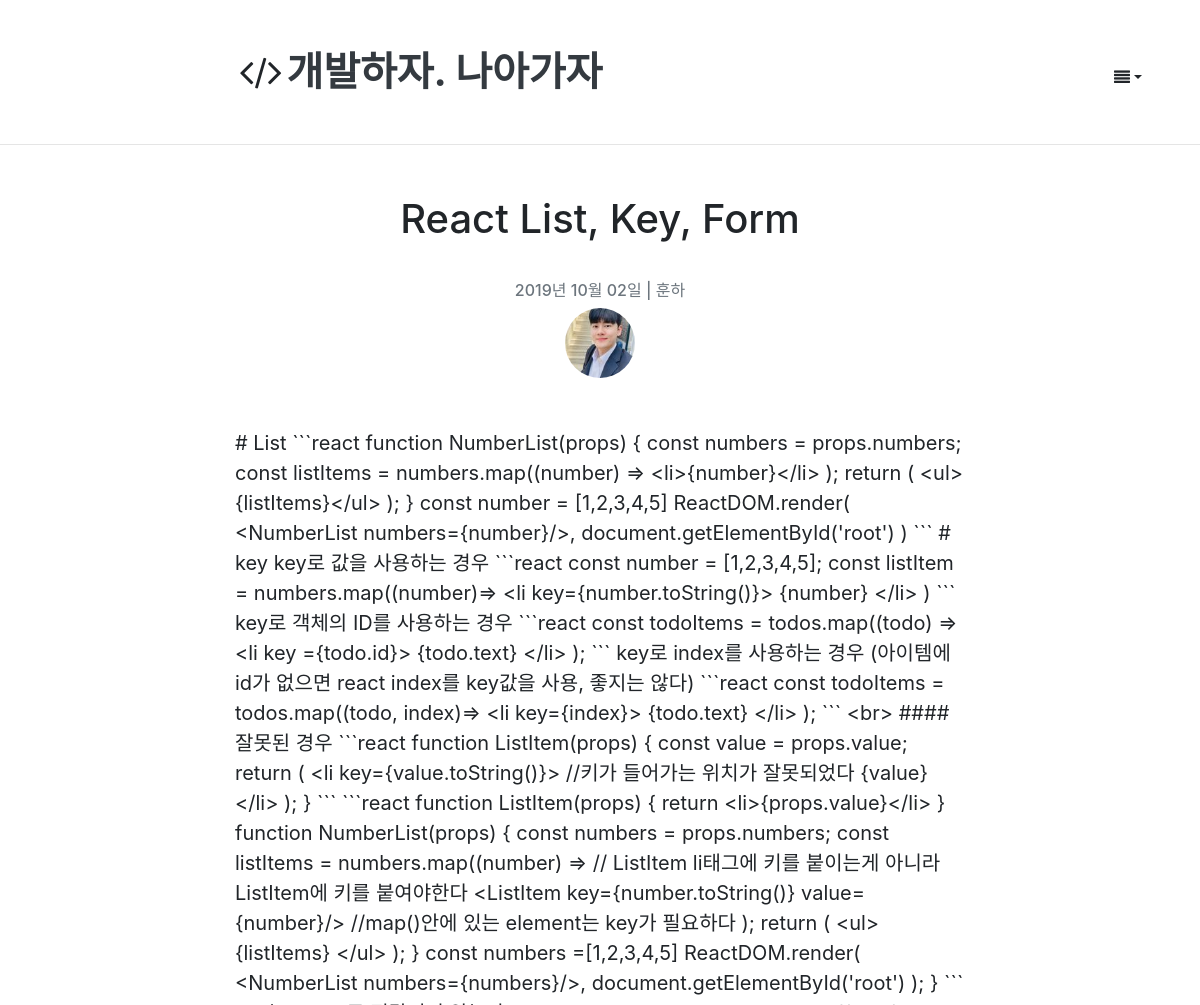
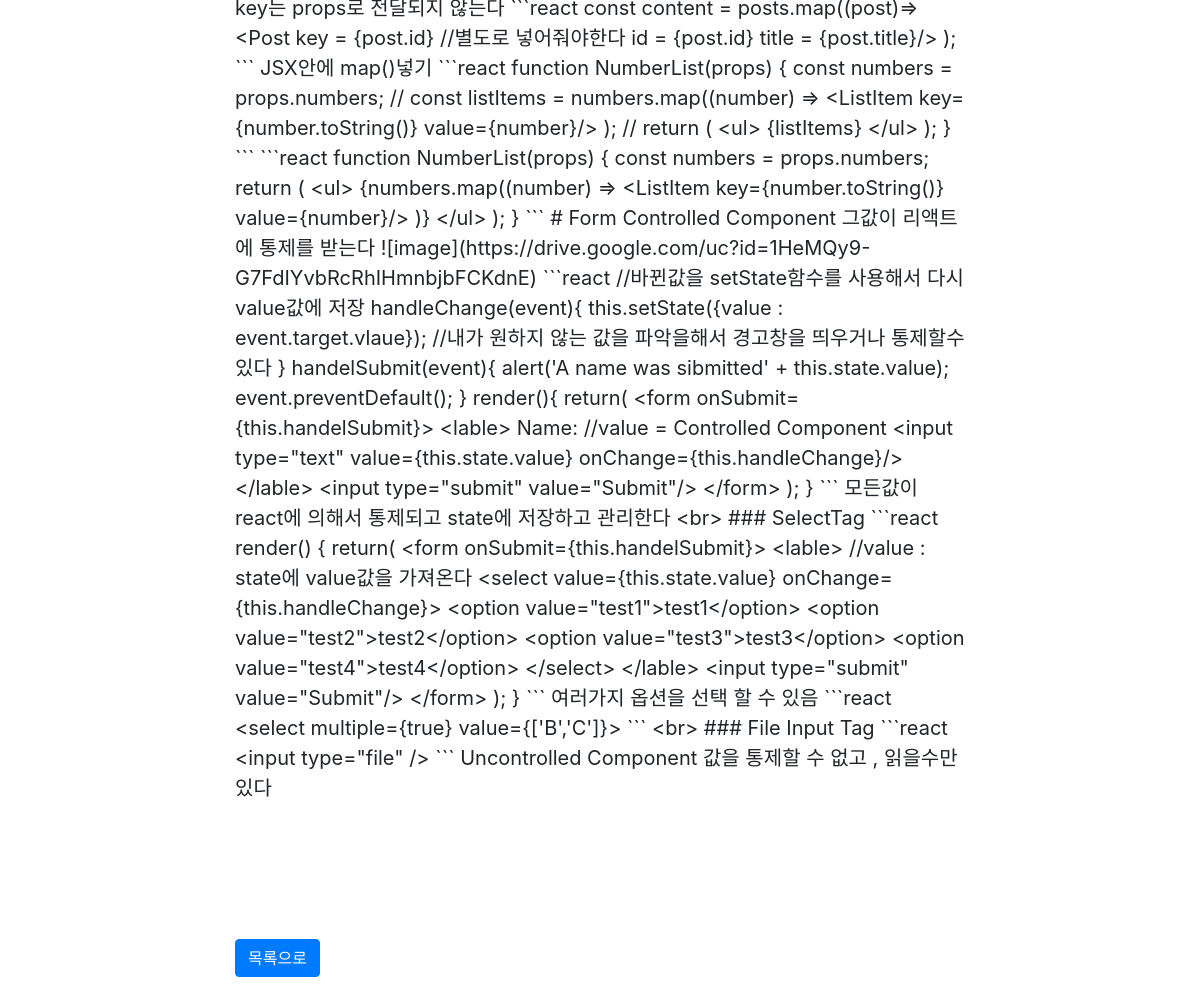
Page /55/ on the committed database (2 pictures, top to bottom).
### blog/models.py (models this page shows, shortened)
class Post(models.Model):
    author = models.ForeignKey(Account , on_delete=models.CASCADE)
    title = models.CharField(max_length=100, verbose_name = 'Title' , help_text = 'Please enter a posting title')
    text = models.TextField(verbose_name='Contents')
    photo = ProcessedImageField(blank=True, upload_to = 'blog/post/%Y' ,processors = [Thumbnail(300,300)],format='JPEG' ,options={'quality': 60})
    created_date= models.DateTimeField(default =timezone.now)
    published_date = models.DateTimeField(blank=True , null=True)
    tags = models.CharField(max_length=100, blank=True)
    class Meta:
        ordering = ['-id']

### account/models.py (models this page shows, shortened)
class Account(AbstractBaseUser, PermissionsMixin):
    email = models.EmailField(
        verbose_name=('email address'),
        max_length=255,
        unique=True,
    )
    username = models.CharField(('username'), max_length=30,
                                help_text=('Requierd. 30 characters or fewer. Letters, digits'
                                           ' and ./+/-/_ only'),
                                validators=[  # 정규식을 통한 특수문자 제외
                                    validators.RegexValidator(r'^[\w.+-]+$', ('Enter a valid username.'), 'invalid')
                                ])
    is_staff = models.BooleanField(('staff status'), default=False,
                                   help_text='Designates whether the user can log into this admin site')
    is_active = models.BooleanField(('active'), default=True,
                                    help_text='Designates whether this user should be treated as '
                                              'active. Unselect this instead of deleting accounts.')
    date_joined = models.DateTimeField(('date joined'), default=timezone.now)
    thumbnail = ProcessedImageField(blank=True, upload_to="profile" , null=True, processors=[ResizeToFill(100,100)],
                                    format='JPEG', options={'quality': 80})
    created_at = models.DateTimeField(auto_now_add=True)
    updated_at = models.DateTimeField(auto_now=True)
    object = AccountManager()
    USERNAME_FIELD = 'email'
    REQUIRED_FIELDS = ['username']
    class Meta:
        verbose_name = ('user')
        verbose_name_plural = ('users')
        swappable = 'AUTH_USER_MODEL'

### blog/views.py (the view)
# urls.py: path('<int:pk>/',views.post_detail, name='post_detail'),
def post_detail(request, pk):
    post = Post.objects.select_related('author').get(pk=pk)
    return render(request, 'blog/post_detail.html', {'post': post})

### blog/templates/blog/post_detail.html (shortened to what this page needs)
{% extends "blog/layout.html" %}
{% block content %}
    <div class="container">
        <div class="row">
            <div class="col-md-2"></div>
            <div class="col-md-8">
                <div class="post">
                    <div class="post-header" style="padding-bottom: 50px;">
                        <h1 style="text-align: center; padding-bottom: 30px;">{{ post.title }}</h1>
                        <div class="post-meta" style="text-align: center">
                            <h6 class="text-muted">  {{ post.published_date |date:"Y년 M d일" }}
                                | {{ post.author.username }}</h6>
                            <img src="{{ post.author.thumbnail.url }}" alt="" style=" width: 70px; border-radius: 50%">
                        </div>
                    </div>
                    <div class="content-markdown" id="editSection">
                        <div class="content" style="font-size:20px;">{{ post.text }}</div>
                    </div>
                        {% load disqus_tags %}
                    <br>
                    <a href="{% url 'post_list' %}" class="btn btn-primary">목록으로</a>
                    <br>
                </div>
            </div>
        </div>
    </div>
{% endblock %}

### templates/layout.html (style rules this page uses)
html { position: relative; min-height: 100%; }
body { margin-bottom: 60px; min-height: 100%; }

### rows in the picture
Post: title "React List, Key, Form", published_date "2019년 10월 02일", author.username "훈하", author.thumbnail (picture), text "# List ```react function NumberList(props) { const numbers = props.numbers; const listItems = numbers.map((number) => <li>{number}</li> ); return ( <ul>{listItems}</ul> ); } const number = [1,2,3,4,5] ReactDOM.render( <NumberList numbers={number}/>, document.getElementById('root') ) ``` # key key로 값을 사용하는 경우 ```react const number = [1,2,3,4,5]; const listItem = numbers.map((number)=> <li key={number.toString()}> {number} </li> ) ``` key로 객체의 ID를 사용하는 경우 ```react const todoItems = todos.map((todo) => <li key ={todo.id}> {todo.text} </li> ); ``` key로 index를 사용하는 경우 (아이템에 id가 없으면 react index를 key값을 사용, 좋지는 않다) ```react const todoItems = todos.map((todo, index)=> <li key={index}> {todo.text}…"
